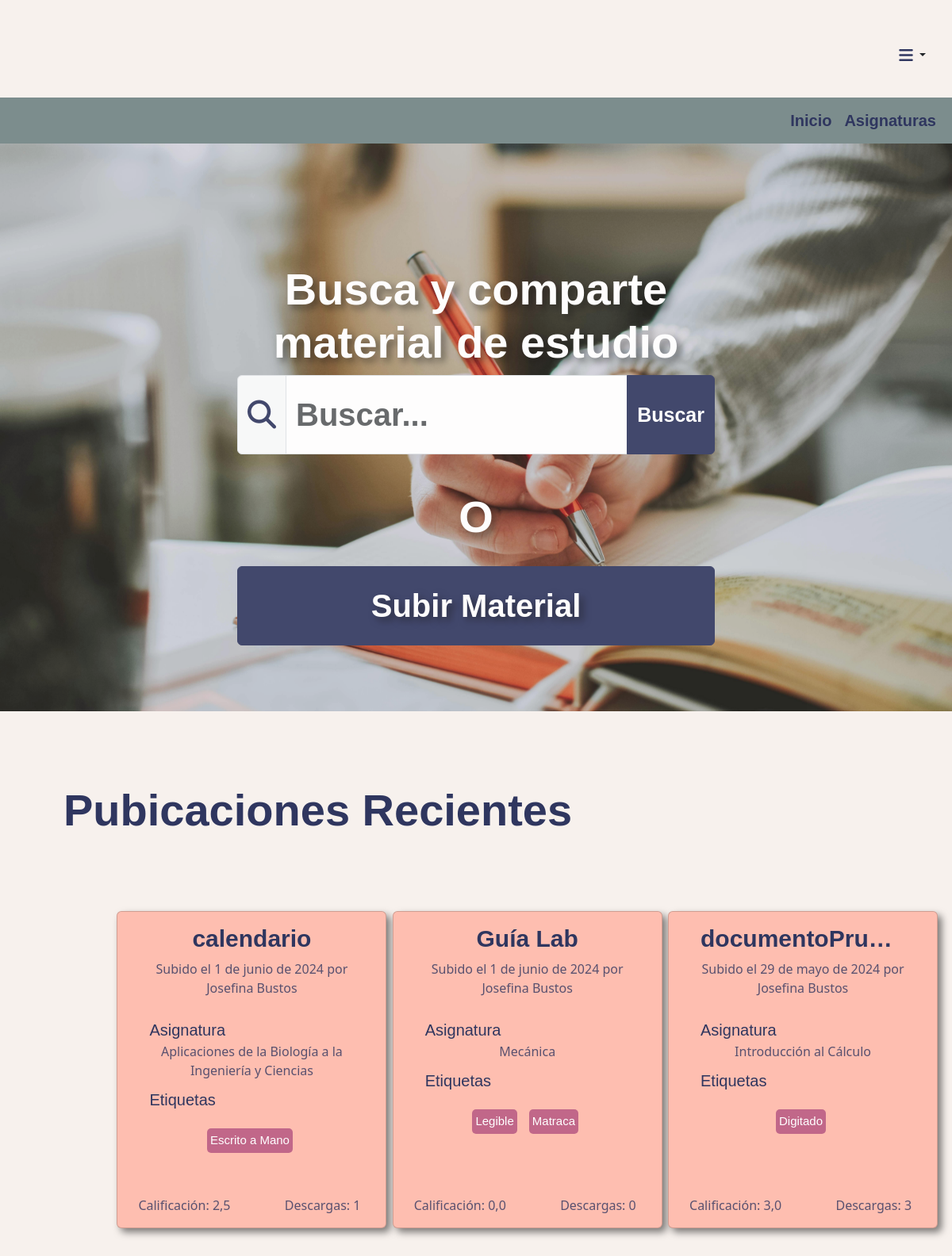
The page / (signed in) on the database as committed earlier.
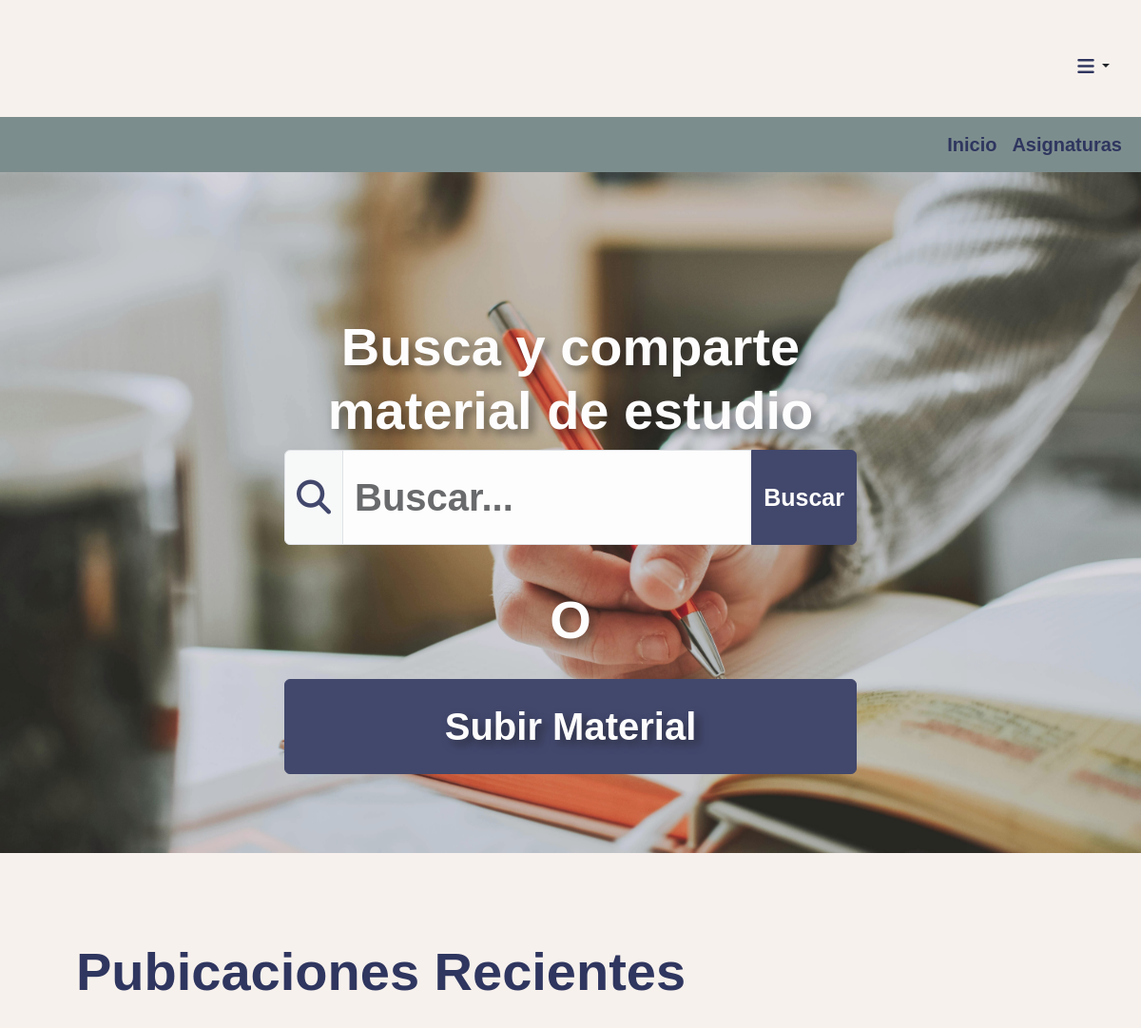
The same page on the database as committed later.
### catalog/models.py (models this page shows, shortened)
class Documentos(models.Model):
    id_documento = models.AutoField(primary_key=True)
    titulo = models.CharField(max_length=50)
    id_usuario = models.ForeignKey(
        Account, on_delete=models.SET_NULL, null=True)
    fecha_subida = models.DateField()
    id_tipo_material = models.ForeignKey(
        TiposMaterial, on_delete=models.SET_NULL, null=True)
    id_asignaturas = models.ForeignKey(
        Asignaturas, on_delete=models.SET_NULL, null=True)
    profesor = models.ForeignKey(
        Profesores, on_delete=models.SET_NULL, null=True)
    archivo = models.FileField(upload_to=change_file_name)
    calificacion = models.FloatField()
    num_calificaciones = models.IntegerField(default=0)
    cantidad_descargas = models.IntegerField()
    etiquetas = models.ManyToManyField(Etiquetas)
    calificaciones_usuarios = JSONField(default=dict)
    class Meta:
        verbose_name = 'Documento'
        verbose_name_plural = 'Documentos'

class Account(AbstractBaseUser):
    id_usuario = models.AutoField(primary_key=True)
    nombre = models.CharField(max_length=20)
    apellido = models.CharField(max_length=20)
    correo = models.EmailField(unique=True)
    fecha_nacimiento = models.DateField()
    fecha_ingreso = models.DateField()
    favoritos = models.ManyToManyField('Documentos', null=True, blank=True)
    is_admin = models.BooleanField(default=False)
    is_active = models.BooleanField(default=True)
    is_staff = models.BooleanField(default=False)
    is_superuser = models.BooleanField(default=False)
    objects = UserManager()
    USERNAME_FIELD = 'correo'
    REQUIRED_FIELDS = ['nombre', 'apellido',
                       'fecha_nacimiento', 'fecha_ingreso']
    class Meta:
        verbose_name = 'Usuario'
        verbose_name_plural = 'Usuarios'
    def __str__(self):
        return self.nombre + ' ' + self.apellido

class Asignaturas(models.Model):
    id_asignatura = models.AutoField(primary_key=True)
    nombre = models.CharField(max_length=100)
    codigo_curso = models.CharField(max_length=7)
    class Meta:
        verbose_name = 'Asignatura'
        verbose_name_plural = 'Asignaturas'
    def __str__(self):
        return self.nombre

class Etiquetas(models.Model):
    id_etiqueta = models.AutoField(primary_key=True)
    nombre = models.CharField(max_length=50)
    class Meta:
        verbose_name = 'Etiqueta'
        verbose_name_plural = 'Etiquetas'

### catalog/views.py (the view)
# urls.py: 2. Add a URL to urlpatterns:  path('', views.home, name='home')
def home(request):
    documentos = Documentos.objects.all()
    documentos = documentos[::-1][:3]
    return render(request, 'home.html', {'documentos': documentos})

### templates/home.html (shortened to what this page needs)
{%extends "navbar.html"%} {% load static %}{%block title%} Inicio {%endblock%}
{% block content %}
<section>
  <div class="jumbotron-home">
    <h1
      class="barlow-extrabold text-center"
      style="
        color: #ffffff;
        text-shadow: 5px 5px 10px rgba(0, 0, 0, 0.5);
        font-size: 56px;
        width: 605px;
        margin-left: auto;
        margin-right: auto;
        padding-top: 150px;
      "
    >
      Busca y comparte material de estudio
    </h1>
    {% if user.is_authenticated %}
    <div class="d-flex justify-content-center">
      <form
        class="d-flex flex-column align-items-center"
        role="search"
        style="width: 602px; height: 145px"
        method="GET"
        action="{% url 'busqueda' %}"
      >
        <div class="input-group mb-3">
          <span
            class="input-group-text"
            style="height: 100px; color: rgba(47, 54, 95, 1)"
          >
            <i
              class="fas fa-search"
              style="font-size: 36px; line-height: 100px"
            ></i>
          </span>
          <input
            class="form-control barlow-bold"
            type="search"
            name="search"
            placeholder="Buscar..."
            aria-label="Buscar"
            style="height: 100px; font-size: 40px"
          />
          <button
            id="searchBtn"
            class="btn custom-btn barlow-semibold"
            type="submit"
          >
            Buscar
          </button>
        </div>
      </form>
    </div>
    {% endif %}
    <h1
      class="barlow-extrabold text-center"
      style="
        color: #ffffff;
        text-shadow: 5px 5px 10px rgba(0, 0, 0, 0.5);
        font-size: 56px;
        width: 605px;
        margin-left: auto;
        margin-right: auto;
      "
    >
      O
    </h1>
    <div class="d-flex justify-content-center">
      {% if user.is_authenticated %}
      <a
        href="{% url 'upload' %}"
        class="btn custom-btn barlow-bold col-10"
        style="
          font-size: 40px;
          margin-top: 20px;
          width: 602px;
          height: 100px;
          display: flex;
          align-items: center;
          justify-content: center;
          text-shadow: 5px 5px 10px rgba(0, 0, 0, 0.5);
        "
      >
        Subir Material
      </a>
      {% endif %}
    </div>
  </div>
  <div style="margin-top: 91px; margin-left: 80px">
    <h2 class="barlow-extrabold" style="font-size: 56px">
      Pubicaciones Recientes
    </h2>
  </div>
  <div class="container-fluid justify-content-center">
    <div class="row justify-content-center" style="padding: 79px">
      {% if user.is_authenticated %} {%for documento in documentos%}
      <div class="col-3" style="float: none; margin: 0 auto">
        <a href="{% url 'Post' documento.id_documento %}" class="btn">
          <div class="card">
            <div class="card-body">
              <h5 class="card-title barlow-semibold">{{documento.titulo}}</h5>
              <p class="card-text">
                Subido el {{documento.fecha_subida}} por
                {{documento.id_usuario}}
              </p>
              <div>
                <div class="barlow-medium card-minititles">Asignatura</div>
                <div class="card-text">{{documento.id_asignaturas}}</div>
              </div>
              <div>
                <p class="barlow-medium card-minititles">Etiquetas</p>
                <div class="card-tags">
                  {% for etiqueta in documento.etiquetas.all|slice:":4" %}
                  <span class="tag-bg">{{ etiqueta.nombre }}</span>
                  {% endfor %}
                </div>
              </div>
              <div class="card-text card-text-final">
                <div>Calificación: {{ documento.calificacion }}</div>
                <div>Descargas: {{documento.cantidad_descargas }}</div>
              </div>
            </div>
          </div>
        </a>
      </div>
      {%endfor%}{% endif %}
    </div>
  </div>
</section>
{% endblock %}

Rows that differ between the two databases and show on the page:
removed Documentos: titulo "calendario", fecha_subida "1 de junio de 2024", id_usuario "Josefina Bustos", id_asignaturas "Aplicaciones de la Biología a la Ingeniería y Ciencias", calificacion "2,5", cantidad_descargas "1"
no longer on this page (row unchanged): Etiquetas: nombre "Escrito a Mano", shown under "calendario"
removed Documentos: titulo "Guía Lab", fecha_subida "1 de junio de 2024", id_usuario "Josefina Bustos", id_asignaturas "Mecánica", calificacion "0,0", cantidad_descargas "0"
no longer on this page (row unchanged): Etiquetas: nombre "Legible", shown under "Guía Lab"
no longer on this page (row unchanged): Etiquetas: nombre "Matraca", shown under "Guía Lab"
removed Documentos: titulo "documentoPru…", fecha_subida "29 de mayo de 2024", id_usuario "Josefina Bustos", id_asignaturas "Introducción al Cálculo", calificacion "3,0", cantidad_descargas "3"
no longer on this page (row unchanged): Etiquetas: nombre "Digitado", shown under "29 de mayo de 2024"
